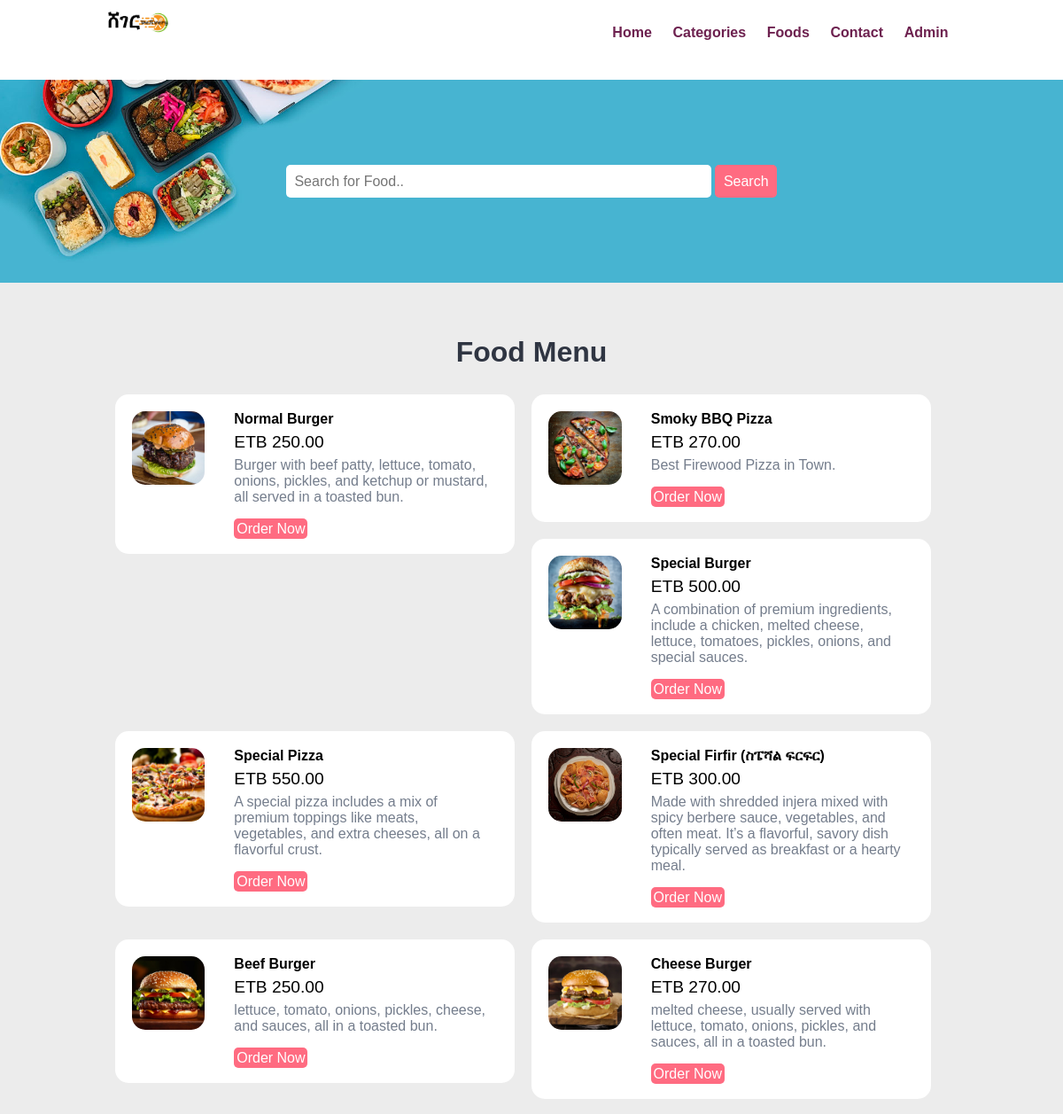
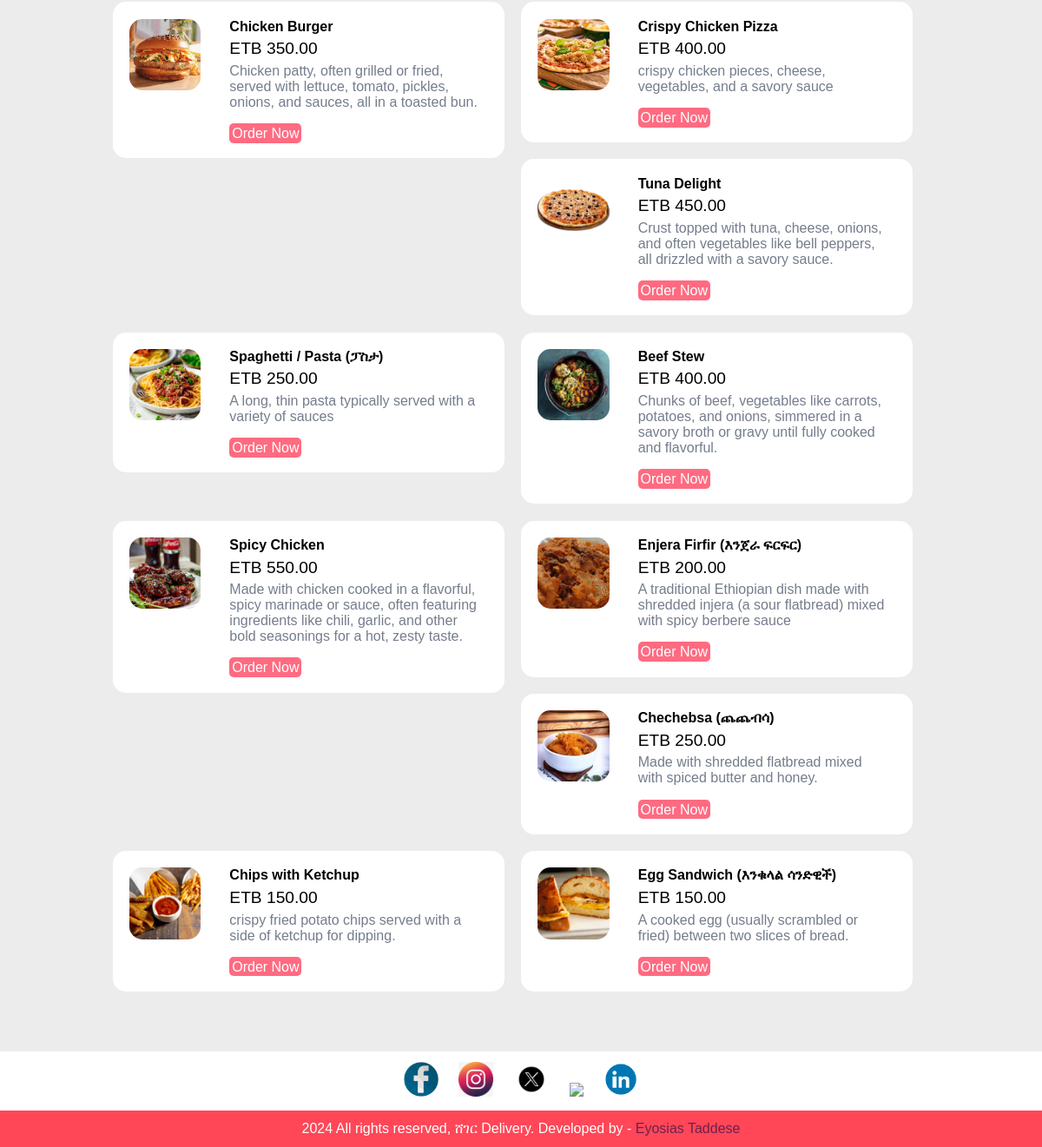
Screenshot of /foods.php with the database file from the repository (2 pictures, top to bottom).
### tables this page shows
CREATE TABLE `tbl_food` (
  `id` int(10) UNSIGNED NOT NULL,
  `title` varchar(100) NOT NULL,
  `description` text NOT NULL,
  `price` decimal(10,2) NOT NULL,
  `image_name` varchar(255) NOT NULL,
  `category_id` int(10) UNSIGNED NOT NULL,
  `featured` varchar(10) NOT NULL,
  `active` varchar(10) NOT NULL
);

### foods.php (the view, shortened to what this page needs)
<?php include('partials-front/menu.php'); ?>
<section class="food-search text-center">
    <div class="container">
        <form action="<?php echo SITEURL; ?>food-search.php" method="POST">
            <input type="search" name="search" placeholder="Search for Food.." required>
            <input type="submit" name="submit" value="Search" class="btn btn-primary">
        </form>
    </div>
</section>
<section class="food-menu">
    <div class="container">
        <h2 class="text-center">Food Menu</h2>
        <?php
            $sql = "SELECT * FROM tbl_food WHERE active='Yes'";
            $res=mysqli_query($conn, $sql);
            $count = mysqli_num_rows($res);
            if($count>0)
            {
                while($row=mysqli_fetch_assoc($res))
                {
                    $id = $row['id'];
                    $title = $row['title'];
                    $description = $row['description'];
                    $price = $row['price'];
                    $image_name = $row['image_name'];
                    ?>
                    <div class="food-menu-box">
                        <div class="food-menu-img">
                            <?php
                                if($image_name=="")
                                {
                                    echo "<div class='error'>Image not Available.</div>";
                                }
                                else
                                {
                                    ?>
                                    <img src="<?php echo SITEURL; ?>images/food/<?php echo $image_name; ?>" alt="Chicke Hawain Pizza" class="img-responsive img-curve">
                                    <?php
                                }
                            ?>
                        </div>
                        <div class="food-menu-desc">
                            <h4><?php echo $title; ?></h4>
                            <p class="food-price">ETB <?php echo $price; ?></p>
                            <p class="food-detail">
                                <?php echo $description; ?>
                            </p>
                            <br>
                            <a href="<?php echo SITEURL; ?>order.php?food_id=<?php echo $id; ?>" class="btn btn-primary">Order Now</a>
                        </div>
                    </div>
                    <?php
                }
            }
            else
            {
                echo "<div class='error'>Food not found.</div>";
            }
        ?>
    </div>
</section>
<?php include('partials-front/footer.php'); ?>

### css/style.css (style rules this page uses)
* { margin: 0 0; padding: 0 0; font-family: Arial, Helvetica, sans-serif; }
.container { width: 80%; margin: 0 auto; padding: 1%; }
.img-responsive { width: 100%; }
.img-curve { border-radius: 15px; }
.text-center { text-align: center; }
a { color: #6D214F; text-decoration: none; }
.btn { padding: 1%; border: none; font-size: 1rem; border-radius: 5px; }
.btn-primary { background-color: #ff6b81; color: white; cursor: pointer; }
h2 { color: #2f3542; font-size: 2rem; margin-bottom: 2%; }
.food-search { background-image: url(../images/bg.jpg); background-size: cover; background-repeat: no-repeat; background-position: center; padding: 7% 0; }
.food-search input[type="search"] { width: 50%; padding: 1%; font-size: 1rem; border: none; border-radius: 5px; }
.food-menu { background-color: #ececec; padding: 4% 0; }
.food-menu-box { width: 43%; margin: 1%; padding: 2%; float: left; background-color: white; border-radius: 15px; }
.food-menu-img { width: 20%; float: left; }
.food-menu-desc { width: 70%; float: left; margin-left: 8%; }
.food-price { font-size: 1.2rem; margin: 2% 0; }
.food-detail { font-size: 1rem; color: #747d8c; }

### rows the page displays
tbl_food: image_name (picture), title "Normal Burger", price "250.00", description "Burger with beef patty, lettuce, tomato, onions, pickles, and ketchup or mustard, all served in a toasted bun."
tbl_food: image_name (picture), title "Smoky BBQ Pizza", price "270.00", description "Best Firewood Pizza in Town."
tbl_food: image_name (picture), title "Special Burger", price "500.00", description "A combination of premium ingredients, include a chicken, melted cheese, lettuce, tomatoes, pickles, onions, and special sauces."
tbl_food: image_name (picture), title "Special Pizza", price "550.00", description "A special pizza includes a mix of premium toppings like meats, vegetables, and extra cheeses, all on a flavorful crust."
tbl_food: image_name (picture), title "Special Firfir (ስፔሻል ፍርፍር)", price "300.00", description "Made with shredded injera mixed with spicy berbere sauce, vegetables, and often meat. It’s a flavorful, savory dish typically served as breakfast or a hearty meal."
tbl_food: image_name (picture), title "Beef Burger", price "250.00", description "lettuce, tomato, onions, pickles, cheese, and sauces, all in a toasted bun."
tbl_food: image_name (picture), title "Cheese Burger", price "270.00", description "melted cheese, usually served with lettuce, tomato, onions, pickles, and sauces, all in a toasted bun."
tbl_food: image_name (picture), title "Chicken Burger", price "350.00", description "Chicken patty, often grilled or fried, served with lettuce, tomato, pickles, onions, and sauces, all in a toasted bun."
tbl_food: image_name (picture), title "Crispy Chicken Pizza", price "400.00", description "crispy chicken pieces, cheese, vegetables, and a savory sauce"
tbl_food: image_name (picture), title "Tuna Delight", price "450.00", description "Crust topped with tuna, cheese, onions, and often vegetables like bell peppers, all drizzled with a savory sauce."
tbl_food: image_name (picture), title "Spaghetti / Pasta (ፓስታ)", price "250.00", description "A long, thin pasta typically served with a variety of sauces"
tbl_food: image_name (picture), title "Beef Stew", price "400.00", description "Chunks of beef, vegetables like carrots, potatoes, and onions, simmered in a savory broth or gravy until fully cooked and flavorful."
tbl_food: image_name (picture), title "Spicy Chicken", price "550.00", description "Made with chicken cooked in a flavorful, spicy marinade or sauce, often featuring ingredients like chili, garlic, and other bold seasonings for a hot, zesty taste."
tbl_food: image_name (picture), title "Enjera Firfir (እንጀራ ፍርፍር)", price "200.00", description "A traditional Ethiopian dish made with shredded injera (a sour flatbread) mixed with spicy berbere sauce"
tbl_food: image_name (picture), title "Chechebsa (ጨጨብሳ)", price "250.00", description "Made with shredded flatbread mixed with spiced butter and honey."
tbl_food: image_name (picture), title "Chips with Ketchup", price "150.00", description "crispy fried potato chips served with a side of ketchup for dipping."
tbl_food: image_name (picture), title "Egg Sandwich (እንቁላል ሳንድዊች)", price "150.00", description "A cooked egg (usually scrambled or fried) between two slices of bread."
